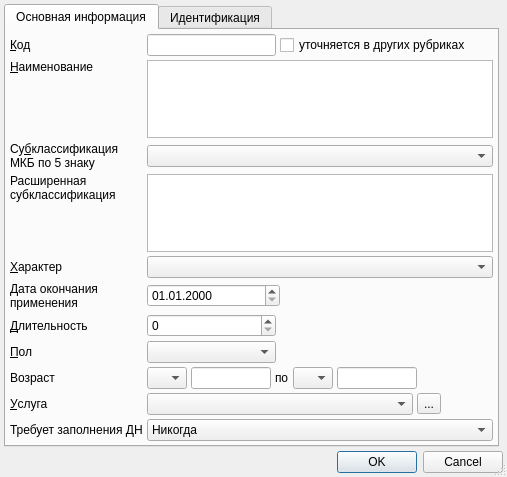
<?xml version="1.0" encoding="UTF-8"?>
<ui version="4.0">
 <class>ItemEditorDialog</class>
 <widget class="QDialog" name="ItemEditorDialog">
  <property name="geometry">
   <rect>
    <x>0</x>
    <y>0</y>
    <width>507</width>
    <height>477</height>
   </rect>
  </property>
  <property name="windowTitle">
   <string>ChangeMe!</string>
  </property>
  <property name="sizeGripEnabled">
   <bool>true</bool>
  </property>
  <layout class="QGridLayout" name="gridLayout">
   <property name="margin">
    <number>4</number>
   </property>
   <property name="spacing">
    <number>4</number>
   </property>
   <item row="2" column="0" colspan="2">
    <widget class="QDialogButtonBox" name="buttonBox">
     <property name="orientation">
      <enum>Qt::Horizontal</enum>
     </property>
     <property name="standardButtons">
      <set>QDialogButtonBox::Cancel|QDialogButtonBox::Ok</set>
     </property>
    </widget>
   </item>
   <item row="0" column="0">
    <widget class="QTabWidget" name="tabWidget">
     <property name="currentIndex">
      <number>0</number>
     </property>
     <widget class="QWidget" name="tabMain">
      <attribute name="title">
       <string>Основная информация</string>
      </attribute>
      <layout class="QGridLayout" name="gridLayout_2">
       <property name="margin">
        <number>4</number>
       </property>
       <property name="spacing">
        <number>4</number>
       </property>
       <item row="0" column="0">
        <widget class="QLabel" name="lblCode">
         <property name="text">
          <string>&amp;Код</string>
         </property>
         <property name="buddy">
          <cstring>edtCode</cstring>
         </property>
        </widget>
       </item>
       <item row="0" column="1">
        <widget class="QLineEdit" name="edtCode"/>
       </item>
       <item row="0" column="2" colspan="4">
        <widget class="QCheckBox" name="chkPrim">
         <property name="whatsThis">
          <string>В справочнике МКБ обычно отмечается звёздочкой</string>
         </property>
         <property name="text">
          <string>уточняется в других рубриках</string>
         </property>
        </widget>
       </item>
       <item row="1" column="0">
        <widget class="QLabel" name="lblName">
         <property name="text">
          <string>&amp;Наименование</string>
         </property>
         <property name="alignment">
          <set>Qt::AlignLeading|Qt::AlignLeft|Qt::AlignTop</set>
         </property>
         <property name="buddy">
          <cstring>edtName</cstring>
         </property>
        </widget>
       </item>
       <item row="1" column="1" colspan="5">
        <widget class="QTextEdit" name="edtName"/>
       </item>
       <item row="2" column="0">
        <widget class="QLabel" name="label">
         <property name="text">
          <string>Cу&amp;бклассификация
МКБ по 5 знаку</string>
         </property>
         <property name="buddy">
          <cstring>cmbMKBSubclass</cstring>
         </property>
        </widget>
       </item>
       <item row="2" column="1" colspan="5">
        <widget class="CRBComboBox" name="cmbMKBSubclass">
         <property name="whatsThis">
          <string>Последующее уточнение кода диагноза, не предписанное справочником МКБ</string>
         </property>
        </widget>
       </item>
       <item row="3" column="0">
        <widget class="QLabel" name="lblExSubclass">
         <property name="text">
          <string>Расширенная субклассификация</string>
         </property>
         <property name="alignment">
          <set>Qt::AlignLeading|Qt::AlignLeft|Qt::AlignTop</set>
         </property>
         <property name="wordWrap">
          <bool>true</bool>
         </property>
        </widget>
       </item>
       <item row="3" column="1" colspan="5">
        <widget class="CMKBExSubclassInDocTableView" name="tblExSubclass"/>
       </item>
       <item row="4" column="0">
        <widget class="QLabel" name="lblCharacters">
         <property name="text">
          <string>&amp;Характер</string>
         </property>
         <property name="buddy">
          <cstring>cmbCharacters</cstring>
         </property>
        </widget>
       </item>
       <item row="4" column="1" colspan="5">
        <widget class="QComboBox" name="cmbCharacters">
         <property name="whatsThis">
          <string>Допустимый характер заболевания, применяется для контроля ввода</string>
         </property>
        </widget>
       </item>
       <item row="5" column="0">
        <widget class="QLabel" name="lblEndDate">
         <property name="text">
          <string>Дата окончания применения</string>
         </property>
         <property name="wordWrap">
          <bool>true</bool>
         </property>
        </widget>
       </item>
       <item row="5" column="1" colspan="2">
        <widget class="CDateEdit" name="edtEndDate">
         <property name="displayFormat">
          <string>dd.MM.yyyy</string>
         </property>
        </widget>
       </item>
       <item row="5" column="3">
        <spacer name="horizontalSpacer">
         <property name="orientation">
          <enum>Qt::Horizontal</enum>
         </property>
         <property name="sizeHint" stdset="0">
          <size>
           <width>122</width>
           <height>20</height>
          </size>
         </property>
        </spacer>
       </item>
       <item row="6" column="0">
        <widget class="QLabel" name="lblDuration">
         <property name="text">
          <string>&amp;Длительность</string>
         </property>
         <property name="buddy">
          <cstring>edtDuration</cstring>
         </property>
        </widget>
       </item>
       <item row="6" column="1">
        <widget class="QSpinBox" name="edtDuration">
         <property name="maximum">
          <number>999</number>
         </property>
        </widget>
       </item>
       <item row="6" column="2" colspan="4">
        <spacer name="spacer">
         <property name="orientation">
          <enum>Qt::Horizontal</enum>
         </property>
         <property name="sizeHint" stdset="0">
          <size>
           <width>223</width>
           <height>17</height>
          </size>
         </property>
        </spacer>
       </item>
       <item row="7" column="0">
        <widget class="QLabel" name="lblSex">
         <property name="text">
          <string>&amp;Пол</string>
         </property>
         <property name="buddy">
          <cstring>cmbSex</cstring>
         </property>
        </widget>
       </item>
       <item row="7" column="1">
        <widget class="QComboBox" name="cmbSex">
         <item>
          <property name="text">
           <string/>
          </property>
         </item>
         <item>
          <property name="text">
           <string>М</string>
          </property>
         </item>
         <item>
          <property name="text">
           <string>Ж</string>
          </property>
         </item>
        </widget>
       </item>
       <item row="7" column="2" colspan="4">
        <spacer name="spacer_2">
         <property name="orientation">
          <enum>Qt::Horizontal</enum>
         </property>
         <property name="sizeHint" stdset="0">
          <size>
           <width>223</width>
           <height>20</height>
          </size>
         </property>
        </spacer>
       </item>
       <item row="8" column="0">
        <widget class="QLabel" name="lblAge">
         <property name="text">
          <string>Возраст</string>
         </property>
         <property name="buddy">
          <cstring>cmbBegAgeUnit</cstring>
         </property>
        </widget>
       </item>
       <item row="8" column="1" colspan="4">
        <layout class="QHBoxLayout" name="horizontalLayout_3">
         <property name="spacing">
          <number>4</number>
         </property>
         <item>
          <widget class="QComboBox" name="cmbBegAgeUnit">
           <item>
            <property name="text">
             <string/>
            </property>
           </item>
           <item>
            <property name="text">
             <string>Д</string>
            </property>
           </item>
           <item>
            <property name="text">
             <string>Н</string>
            </property>
           </item>
           <item>
            <property name="text">
             <string>М</string>
            </property>
           </item>
           <item>
            <property name="text">
             <string>Г</string>
            </property>
           </item>
          </widget>
         </item>
         <item>
          <widget class="QLineEdit" name="edtBegAgeCount">
           <property name="sizePolicy">
            <sizepolicy hsizetype="Expanding" vsizetype="Fixed">
             <horstretch>0</horstretch>
             <verstretch>0</verstretch>
            </sizepolicy>
           </property>
           <property name="inputMask">
            <string>000; </string>
           </property>
           <property name="maxLength">
            <number>3</number>
           </property>
          </widget>
         </item>
         <item>
          <widget class="QLabel" name="lblAgeSep">
           <property name="text">
            <string>по</string>
           </property>
           <property name="buddy">
            <cstring>cmbEndAgeUnit</cstring>
           </property>
          </widget>
         </item>
         <item>
          <widget class="QComboBox" name="cmbEndAgeUnit">
           <item>
            <property name="text">
             <string/>
            </property>
           </item>
           <item>
            <property name="text">
             <string>Д</string>
            </property>
           </item>
           <item>
            <property name="text">
             <string>Н</string>
            </property>
           </item>
           <item>
            <property name="text">
             <string>М</string>
            </property>
           </item>
           <item>
            <property name="text">
             <string>Г</string>
            </property>
           </item>
          </widget>
         </item>
         <item>
          <widget class="QLineEdit" name="edtEndAgeCount">
           <property name="sizePolicy">
            <sizepolicy hsizetype="Expanding" vsizetype="Fixed">
             <horstretch>0</horstretch>
             <verstretch>0</verstretch>
            </sizepolicy>
           </property>
           <property name="inputMask">
            <string>000; </string>
           </property>
           <property name="maxLength">
            <number>3</number>
           </property>
          </widget>
         </item>
        </layout>
       </item>
       <item row="8" column="5">
        <spacer name="spacer_3">
         <property name="orientation">
          <enum>Qt::Horizontal</enum>
         </property>
         <property name="sizeHint" stdset="0">
          <size>
           <width>86</width>
           <height>20</height>
          </size>
         </property>
        </spacer>
       </item>
       <item row="9" column="0">
        <widget class="QLabel" name="lblService">
         <property name="text">
          <string>&amp;Услуга</string>
         </property>
         <property name="buddy">
          <cstring>cmbService</cstring>
         </property>
        </widget>
       </item>
       <item row="9" column="1" colspan="3">
        <widget class="CRBComboBox" name="cmbService"/>
       </item>
       <item row="9" column="4" colspan="2">
        <widget class="QToolButton" name="btnSelectService">
         <property name="text">
          <string>...</string>
         </property>
        </widget>
       </item>
       <item row="10" column="0">
        <widget class="QLabel" name="lblRequiresFillingDispanser">
         <property name="text">
          <string>Требует заполнения ДН</string>
         </property>
        </widget>
       </item>
       <item row="10" column="1" colspan="5">
        <widget class="QComboBox" name="cmblRequiresFillingDispanser">
         <item>
          <property name="text">
           <string>Никогда</string>
          </property>
         </item>
         <item>
          <property name="text">
           <string>Иногда</string>
          </property>
         </item>
         <item>
          <property name="text">
           <string>Всегда</string>
          </property>
         </item>
        </widget>
       </item>
      </layout>
     </widget>
     <widget class="QWidget" name="tabIdentification">
      <attribute name="title">
       <string>Идентификация</string>
      </attribute>
      <layout class="QGridLayout" name="gridLayout_3">
       <property name="margin">
        <number>4</number>
       </property>
       <property name="spacing">
        <number>4</number>
       </property>
       <item row="0" column="0">
        <widget class="CInDocTableView" name="tblIdentification"/>
       </item>
      </layout>
     </widget>
    </widget>
   </item>
  </layout>
 </widget>
 <customwidgets>
  <customwidget>
   <class>CRBComboBox</class>
   <extends>QComboBox</extends>
   <header>library/crbcombobox.h</header>
  </customwidget>
  <customwidget>
   <class>CDateEdit</class>
   <extends>QDateEdit</extends>
   <header>library/DateEdit.h</header>
  </customwidget>
  <customwidget>
   <class>CMKBExSubclassInDocTableView</class>
   <extends>QTableView</extends>
   <header>RefBooks/MKB/MKBExSubclassInDocTableView.h</header>
  </customwidget>
  <customwidget>
   <class>CInDocTableView</class>
   <extends>QTableView</extends>
   <header>library/InDocTable.h</header>
  </customwidget>
 </customwidgets>
 <tabstops>
  <tabstop>buttonBox</tabstop>
 </tabstops>
 <resources/>
 <connections>
  <connection>
   <sender>buttonBox</sender>
   <signal>accepted()</signal>
   <receiver>ItemEditorDialog</receiver>
   <slot>accept()</slot>
   <hints>
    <hint type="sourcelabel">
     <x>169</x>
     <y>339</y>
    </hint>
    <hint type="destinationlabel">
     <x>105</x>
     <y>344</y>
    </hint>
   </hints>
  </connection>
  <connection>
   <sender>buttonBox</sender>
   <signal>rejected()</signal>
   <receiver>ItemEditorDialog</receiver>
   <slot>reject()</slot>
   <hints>
    <hint type="sourcelabel">
     <x>249</x>
     <y>339</y>
    </hint>
    <hint type="destinationlabel">
     <x>221</x>
     <y>344</y>
    </hint>
   </hints>
  </connection>
 </connections>
</ui>
